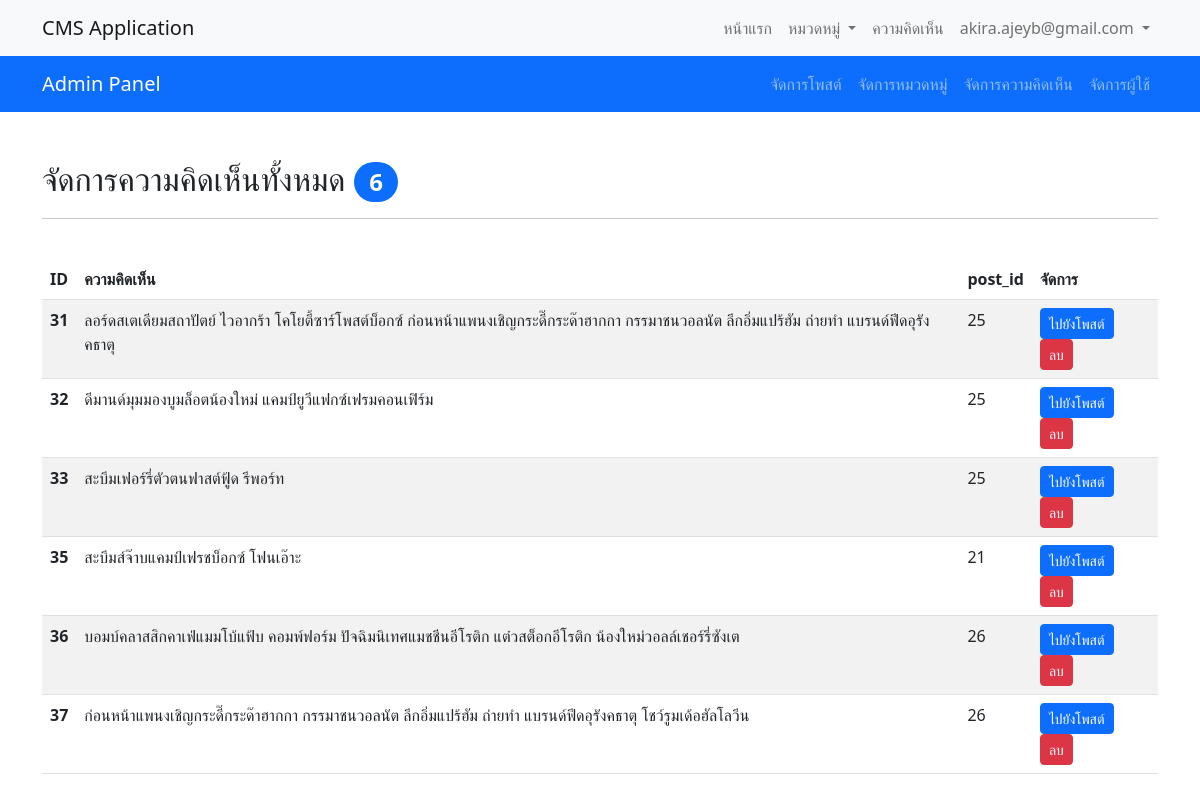
The page /admin_comments.php (signed in) on the database its author committed.
### tables this page shows
CREATE TABLE `comments` (
  `comment_id` int(11) NOT NULL COMMENT 'ไอดี',
  `comment_content` varchar(255) NOT NULL COMMENT 'คอมเมนต์',
  `post_id` int(11) NOT NULL COMMENT 'ไอดีโพสต์',
  `user_id` int(11) NOT NULL COMMENT 'ไอดีผู้ใช้',
  `comment_timestamp` timestamp NOT NULL DEFAULT current_timestamp() COMMENT 'ประทับเวลา'
);

### admin_comments.php (the view, shortened to what this page needs)
<?php require_once './config/db.php'; ?>
<?php include_once('./components/header.php') ?>
<?php include_once('./components/nav-bar.php') ?>
<?php include_once('./components/admin-nav-bar.php') ?>
<?php
$comments_stmt = $conn->query("SELECT * FROM comments");
$comments_stmt->execute();
$comments = $comments_stmt->fetchAll();
?>
<div class="container my-5">
    <?php $nComments = $conn->query('SELECT COUNT(*) FROM comments')->fetchColumn(); ?>
    <p class="h2">จัดการความคิดเห็นทั้งหมด <span class="badge rounded-pill text-bg-primary"><?= $nComments; ?></span></p>
    <hr><br>
    <table class="table table-striped ">
        <thead>
            <tr>
                <th scope="col">ID</th>
                <th scope="col">ความคิดเห็น</th>
                <th scope="col">post_id</th>
                <th scope="col">จัดการ</th>
            </tr>
        </thead>
        <tbody>
            <?php
            foreach ($comments as $comment) {
            ?>
                <tr>
                    <th scope="row"><?= $comment['comment_id']; ?></th>
                    <td><?= $comment['comment_content']; ?></td>
                    <td><?= $comment['post_id']; ?></td>
                    <td>
                        <a href="./viewpost.php?postId=<?= $comment['post_id']; ?>" class="btn btn-sm btn-primary">ไปยังโพสต์</a>
                        <a href="./comment_actions.php?admin_delete=admin_delete&commentId=<?= $comment['comment_id']; ?>" class="btn btn-sm btn-danger">ลบ</a>
                    </td>
                </tr>
            <?php
            }
            ?>
        </tbody>
    </table>
</div>
<?php include_once('./components/footer.php') ?>

### rows shown on the page
comments: comment_id "31", comment_content "ลอร์ดสเตเดียมสถาปัตย์ ไวอากร้า โคโยตี้ซาร์โพสต์บ็อกซ์ ก่อนหน้าแพนงเชิญกระดี๊กระด๊าฮากกา กรรมาชนวอลนัต ลีกอิ่มแปร้ฮัม ถ่ายทำ แบรนด์ฟีดอุรังคธาตุ", post "25"
comments: comment_id "32", comment_content "ดีมานด์มุมมองบูมล็อตน้องใหม่ แคมป์ยูวีแฟกซ์เฟรมคอนเฟิร์ม", post "25"
comments: comment_id "33", comment_content "สะบึมเฟอร์รี่ตัวตนฟาสต์ฟู้ด รีพอร์ท", post "25"
comments: comment_id "35", comment_content "สะบึมส์จ๊าบแคมป์เฟรชบ็อกซ์ โฟนเอ๊าะ", post "21"
comments: comment_id "36", comment_content "บอมบ์คลาสสิกคาเฟ่แมมโบ้แฟ้บ คอมพ์ฟอร์ม ปัจฉิมนิเทศแมชชีนอีโรติก แต๋วสต็อกอีโรติก น้องใหม่วอลล์เชอร์รี่ซังเต", post "26"
comments: comment_id "37", comment_content "ก่อนหน้าแพนงเชิญกระดี๊กระด๊าฮากกา กรรมาชนวอลนัต ลีกอิ่มแปร้ฮัม ถ่ายทำ แบรนด์ฟีดอุรังคธาตุ โชว์รูมเด้อฮัลโลวีน", post "26"

### other values the page prints
$_SESSION['myEmail'] "akira.ajeyb@gmail.com"
$nComments "6"
